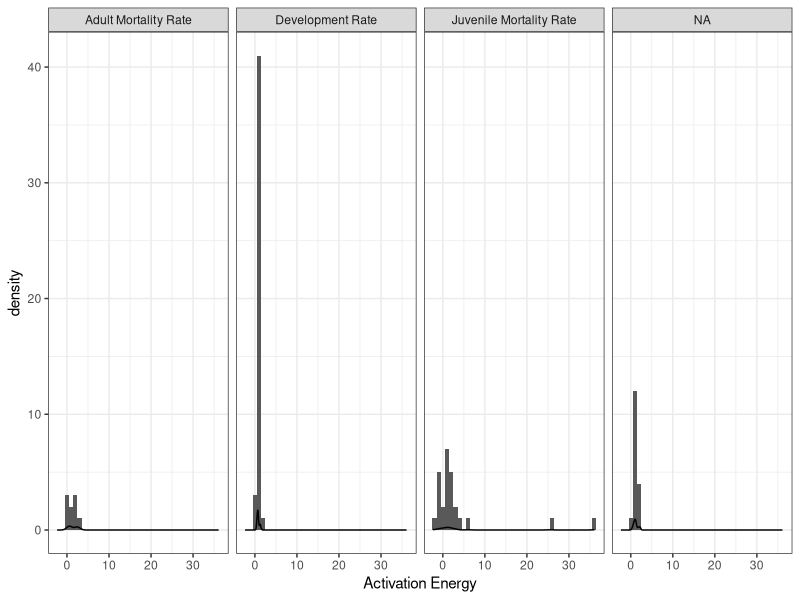

The R source for this figure: (Note: this script raises an error after producing the figure.)
###Get histograms of all paramters

rm(list=ls())
graphics.off()

##Packages##
library(ggplot2)
library(tidyverse)

##Read in data ##
alpha  <- as_tibble(read.csv('alpha_Tpks_AllParams.csv', header = TRUE))
zj     <- as_tibble(read.csv('zj_Tpks_AllParams.csv', header = TRUE))
z      <- as_tibble(read.csv('z_Tpks_AllParams.csv', header = TRUE))
bpk    <- as_tibble(read.csv('bpk_Tpks_AllParams.csv', header = TRUE))

toptz  <- rbind(alpha,zj,z,bpk)

### activation energy###
topte <- filter(toptz, param =="e" )
write.csv(topte, file="../data/e_Estimate.csv")

topte <- mutate(topte, trait = case_when(trait =="adult mortality rate" ~ "Adult Mortality Rate",
                                 trait == "fecundity" ~ "Peak Fecundity",
                                 trait == "juvenile development rate" ~ "Development Rate",
                                 trait == "juvenile mortality rate" ~ "Juvenile Mortality Rate"))


eplot <- ggplot(topte, aes(x=estimate))+
  theme_bw()+
  labs(x="Activation Energy")+
  geom_histogram(position="identity", binwidth=1)+
  geom_density()+
  facet_grid(.~trait)
eplot

ggsave("../results/eHist.pdf",eplot, width = 20, height = 10, units = "cm")

###mistmatch fig

TraitLevel <- c("Juvenile Mortality Rate", "Adult Mortality Rate","Peak Fecundity","Development Rate" )
topte$trait <- as.character(topte$trait)
topte$trait <- factor(topte$trait, levels = TraitLevel)

##remove species with 1 trait
SpCount <- table(topte$species)
RmSp <- names(SpCount)[which(SpCount==1)]
topte <- filter(topte, !(species %in% RmSp))


fig3a <- ggplot(topte, aes(estimate, species, shape=trait, colour=trait,fill=trait)) +
  geom_errorbar(aes(xmin = conf_lower, xmax = conf_upper),width=0.35,size=0.35) +
  geom_point(size = 2.5, col="#000000",stroke=0.1)+
  theme_bw(base_size = 12.5) +
  theme(axis.title.y = element_blank())+
  scale_x_continuous(expression(plain("Activation Energy")),
                     limits =c(0,8),
                     expand = c(0, 0),
                     breaks=seq(-20,36, by=4))+
  scale_fill_manual(values = c("#1f78b4","#a6cee3","#fdb863","#e66101"),
                    name=expression(bold("")),
                    guide = guide_legend(nrow = 1,ncol =4,
                                         direction = "vertical",
                                         title.position = "top",
                                         title.hjust=0.5))+
  scale_colour_manual(values = c("#1f78b4","#a6cee3","#fdb863","#e66101"),
                      name=expression(bold("")),
                      guide = guide_legend(nrow=1,ncol=4,
                                           direction = "vertical",
                                           title.position = "top",
                                           title.hjust=0.5))+
  scale_shape_manual(values = c(21,22,23,24),
                     name=expression(bold("")),
                     guide = guide_legend(nrow = 1,ncol =4,
                                          direction = "vertical",
                                          title.position = "top",
                                          title.hjust=0.5))+
  theme(legend.position = c(0.35,-0.1),legend.text = element_text(size = 8.5),
        axis.text.y = element_text(face = 'italic'))+
  theme(text=element_text(family="Times"))+
  theme(legend.margin=margin(t = -0.4, unit='cm'))

fig3a
ggsave("../results/eMismatch.pdf",fig3a, width = 20, height = 14, units = "cm")


###Get activation energy old fashioned way using LM##
df <- read.csv("mismatch_dat.csv") %>%
  rename(temp = ambienttemp,species = interactor1, trait=standardisedtraitname) %>%
  select(curve_ID, species, temp, trait, standardisedtraitvalue, stage)%>%
  rename(rate = standardisedtraitvalue)%>%
  mutate(rate= ifelse(rate==0, 10^-6, rate))%>%
  mutate(trait=case_when(trait=="Female Mortality Rate"~ "adult mortality rate",
                         trait=="Juvenile Development Rate"~"juvenile development rate",
                         trait=="Juvenile Mortality Rate" ~"juvenile mortality rate",
                         trait=="Fecundity Rate"~"fecundity"))

##get index
df <- df %>%
  group_by(species,trait) %>%
  mutate(curve_ID = cur_group_id()) %>%
  ungroup() %>%
  arrange(curve_ID)

#all unique curves
# Curves <- unique(df$curve_ID)

GetActivation <- function(df){
  ##get topt
  # browser()
  toptDF <- filter(toptz, toptz$trait==df$trait[1]&toptz$species==df$species[1])
  topt <- toptDF$estimate[which(toptDF$param=="topt")]
  e <- toptDF$estimate[which(toptDF$param=="e")]
  
  if(any(df$trait[1]%in% c("juvenile development rate","fecundity" ))){
    #normal sharpe schollfield
    CalcDF <- filter(df, df$temp<topt)
  }else{
    #reverse sharpe
    # df$rate <- 1/df$rate
    CalcDF <- filter(df, df$temp>topt)

  }

  Boltz <- 0.00008617
  CalcDF$InvT <- 1/((CalcDF$temp+273.15)*Boltz)
  out <- lm(log(CalcDF$rate)~CalcDF$InvT)
  NewE <- -coef(out)[2]
  #browser()
  plot(df$temp,df$rate)
  plot(CalcDF$temp,CalcDF$rate)
  plot(CalcDF$InvT, log(CalcDF$rate))
  
  if(is.null(e)){e <- NA}
    
  return(c(df$species[1],df$trait[1],e,NewE))
}

##Calc E
DFList <- split(df, f=df$curve_ID)
# GetActivation(DFList[[2]])
out <- lapply(DFList, GetActivation)
eDF <- data.frame(do.call(rbind,out))
# plot(eDF$V3,eDF$CalcDF.InvT)
# lines(1:10,1:10)

plot(eDF$V3, eDF$CalcDF.InvT, xlab="Old e", ylab="New e")

abline(a=1:20,b=1:20)

